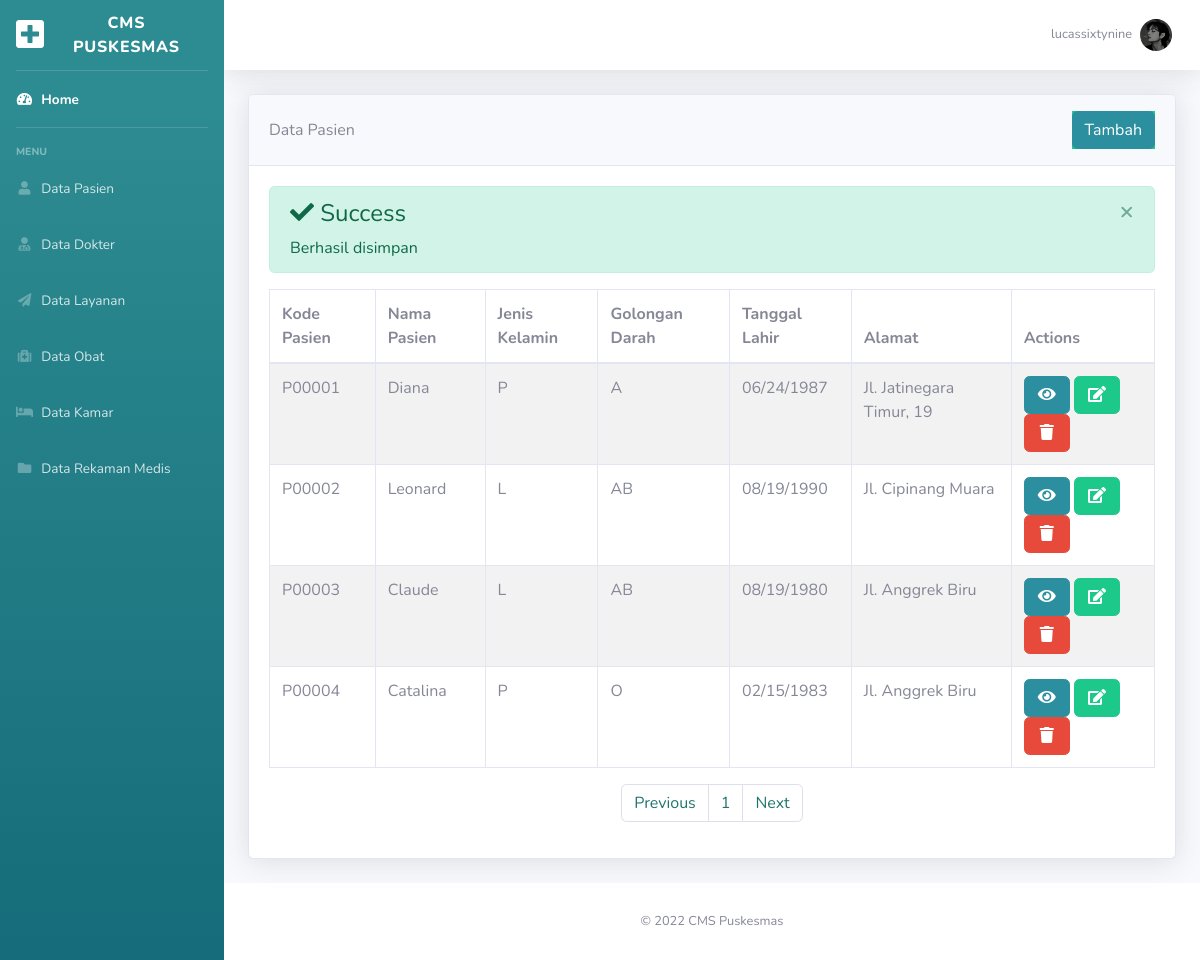
The app's page /data_pasien.php?alert=berhasil (signed in) with its own data.
### tables this page shows
CREATE TABLE `pasien` (
  `kode_pasien` varchar(6) NOT NULL,
  `nama_pasien` varchar(30) DEFAULT NULL,
  `jenis_kelamin` varchar(1) DEFAULT NULL,
  `gol_darah` varchar(2) DEFAULT NULL,
  `tanggal_lahir` date DEFAULT NULL,
  `alamat` varchar(255) DEFAULT NULL
);

### data_pasien.php (the view, shortened to what this page needs)
<?php
include('koneksi_database.php');
?>
<!DOCTYPE html>
<html lang="en">
    <head>
        <link href="assets/vendor/fontawesome-free/css/all.min.css" rel="stylesheet" type="text/css">
        <link href="assets/css/sb-admin-2.min.css" rel="stylesheet">
        <link rel="stylesheet" href="https://cdnjs.cloudflare.com/ajax/libs/bootstrap-datepicker/1.8.0/css/bootstrap-datepicker3.min.css">
    </head>
    <body id="page-top">
        <div id="wrapper">
            <ul class="navbar-nav bg-gradient-primary sidebar sidebar-dark accordion" id="accordionSidebar">
                <a class="sidebar-brand d-flex align-items-center justify-content-center" href="cms-puskesmas-admin-portal.php">
                    <div class="sidebar-brand-icon">
                        <i class="fas fa-plus-square"></i>
                    </div>
                    <div class="sidebar-brand-text mx-3">CMS Puskesmas</div>
                </a>
                <hr class="sidebar-divider my-0">
                <li class="nav-item active">
                    <a class="nav-link" href="cms-puskesmas-admin-portal.php">
                        <i class="fas fa-fw fa-tachometer-alt"></i>
                        <span>Home</span></a>
                </li>
                <hr class="sidebar-divider">
                <div class="sidebar-heading">
                    Menu
                </div>
                <li class="nav-item">
                    <a class="nav-link" href="data_pasien.php">
                        <i class="fas fa-fw fa-user"></i>
                        <span>Data Pasien</span>
                    </a>
                    <a class="nav-link" href="data_dokter.php">
                        <i class="fas fa-fw fa-user-md"></i>
                        <span>Data Dokter</span>
                    </a>
                    <a class="nav-link" href="data_layanan.php">
                        <i class="fas fa-fw fa-paper-plane"></i>
                        <span>Data Layanan</span>
                    </a>
                    <a class="nav-link" href="data_obat.php">
                        <i class="fas fa-fw fa-medkit"></i>
                        <span>Data Obat</span>
                    </a>
                    <a class="nav-link" href="data_kamar.php">
                        <i class="fas fa-fw fa-bed"></i>
                        <span>Data Kamar</span>
                    </a>
                    <a class="nav-link" href="data_rekaman_medis.php">
                        <i class="fas fa-fw fa-folder"></i>
                        <span>Data Rekaman Medis</span>
                    </a>
                </li>
            </ul>
            <div id="content-wrapper" class="d-flex flex-column">
                <div id="content">
                    <nav class="navbar navbar-expand navbar-light bg-white topbar mb-4 static-top shadow">
                        <ul class="navbar-nav ml-auto">
                            <li class="nav-item dropdown no-arrow">
                                <a class="nav-link dropdown-toggle" href="#" id="userDropdown" role="button"
                                    data-toggle="dropdown" aria-haspopup="true" aria-expanded="false">
                                    <?php echo "<span class='mr-2 d-none d-lg-inline text-gray-600 small'>" . $_SESSION['username'] . "</span>";?>
                                    <?php
                                        $username = $_SESSION['username'];
                                        $query = mysqli_query($conn,"SELECT * FROM admin WHERE username='$username'");
                                    ?>
                                    <?php $d = mysqli_fetch_array($query);?>
                                    <img class="img-profile rounded-circle" src="assets/uploaded_pics/<?php echo $d['image'];?>">
                                </a>
                            </li>
                        </ul>
                    </nav>
                    <div class="container-fluid">
                        <div class="row">
                            <div class="col-xl-12 col-lg-7">
                                <div class="card shadow mb-4">
                                    <div class="card-header py-3 d-flex flex-row align-items-center justify-content-between">
                                        Data Pasien
                                        <div class="bg-success text-white">
                                            <a href="tambah_data_pasien.php" class="btn btn-md btn-primary float-right">Tambah</a>
                                        </div>
                                    </div>
                                    <div class="card-body">
                                        <?php
                                            if(isset($_GET['alert'])){
                                                if($_GET['alert']=='berhasil_ditambah'){
                                                    ?>
                                                    <div class="alert alert-success alert-dismissible">
                                                        <button type="button" class="close" data-dismiss="alert" aria-hidden="true">×</button>
                                                        <h4><i class="icon fa fa-check"></i> Success</h4>
                                                        Berhasil ditambah
                                                    </div>
                                                    <?php
                                                }elseif($_GET['alert']=="berhasil"){
                                                    ?>
                                                    <div class="alert alert-success alert-dismissible">
                                                        <button type="button" class="close" data-dismiss="alert" aria-hidden="true">×</button>
                                                        <h4><i class="icon fa fa-check"></i> Success</h4>
                                                        Berhasil disimpan
                                                    </div>
                                                    <?php
                                                }else if($_GET['alert']=="gagal_dihapus"){
                                                    ?>
                                                    <div class="alert alert-danger alert-dismissible">
                                                        <button type="button" class="close" data-dismiss="alert" aria-hidden="true">×</button>
                                                        <h4><i class="icon fa fa-exclamation-triangle"></i> Peringat!</h4>
                                                        Gagal dihapus
                                                    </div>
                                                    <?php
                                                }
                                            }
                                        ?>
                                        <table id="tabel-pasien" class="table table-striped table-bordered" style="width:100%">
                                            <thead>
                                                <tr>
                                                    <th>Kode Pasien</th>
                                                    <th>Nama Pasien</th>
                                                    <th>Jenis Kelamin</th>
                                                    <th>Golongan Darah</th>
                                                    <th>Tanggal Lahir</th>
                                                    <th>Alamat</th>
                                                    <th>Actions</th>
                                                </tr>
                                            </thead>
                                            <tbody>
                                                <?php
                                                    $batas = 10;
                                                    $halaman = ISSET($_GET['halaman'])?(int)$_GET['halaman'] : 1;
                                                    $halaman_awal = ($halaman>1) ? ($halaman*$batas) - $batas : 0;
                                                    $next = $halaman + 1;
                                                    $data = mysqli_query($conn,"SELECT * FROM pasien");
                                                    $jumlah_data = mysqli_num_rows($data);
                                                    $total_halaman = ceil($jumlah_data / $batas);
                                                    $data_pasien = mysqli_query($conn, "SELECT * FROM pasien LIMIT $halaman_awal, $batas");
                                                    while($d = mysqli_fetch_array($data_pasien)){
                                                        ?>
                                                        <tr>
                                                            <td><?php echo $d['kode_pasien']; ?></td>
                                                            <td><?php echo $d['nama_pasien']; ?></td>
                                                            <td><?php echo $d['jenis_kelamin']; ?></td>
                                                            <td><?php echo $d['gol_darah'];?></td>
                                                            <td><?php echo date('m/d/Y', strtotime($d['tanggal_lahir']));?></td>
                                                            <td><?php echo $d['alamat'];?></td>
                                                            <td>
                                                                <a href="#" class="btn btn-md btn-primary text-white" data-toggle="modal" data-target="#modalView<?php echo $d['kode_pasien'];?>"><span class="fas fa-fw fa-eye"></span></a>
                                                                <a href="#" class="btn btn-md btn-success text-white" data-toggle="modal" data-target="#modalPasien<?php echo $d['kode_pasien'];?>"><span class="fas fa-fw fa-edit"></span></a>
                                                                <a href="#" class="btn btn-md btn-danger text-white" data-toggle="modal" data-target="#modalDelete<?php echo $d['kode_pasien']; ?>"><span class="fas fa-fw fa-trash"></span></a>
                                                            </td>
                                                        </tr>
                                                        <?php
                                                    }
                                                    ?>
                                            </tbody>
                                        </table>
                                        <nav>
                                            <ul class="pagination justify-content-center">
                                                <li class="page-item">
                                                <a class="page-link" <?php if($halaman > 1){ echo "href='?halaman=$Previous'";}?>>Previous</a>
                                                </li>
                                                <?php
                                                    for($x=1;$x<=$total_halaman;$x++){
                                                        ?>
                                                        <li class="page-item"><a class="page-link" href="?halaman=<?php echo $x ?>"><?php echo $x; ?></a></li>
                                                        <?php
                                                    }
                                                ?>
                                                <li class="page-item">
                                                <a class="page-link" <?php if($halaman < $total_halaman) { echo "href='?halaman=$next'";} ?>>Next</a>
                                                </li>
                                            </ul>
                                        </nav>
                                    </div>
                                </div>
                            </div>
                        </div>
                    </div>
                </div>
                <footer class="sticky-footer bg-white">
                    <div class="container my-auto">
                        <div class="copyright text-center my-auto">
                            <span>&copy;
                                <?php
                                    $copyYear = 2022;
                                    $currYear = date('Y');
                                    echo $copyYear . (($copyYear != $currYear) ? '-' . $currYear : '');
                                ?>
                                CMS Puskesmas
                            </span>
                        </div>
                    </div>
                </footer>
            </div>
        </div>
    </body>
</html>

### records on screen
pasien: kode_pasien "P00001", nama_pasien "Diana", jenis_kelamin "P", gol_darah "A", tanggal_lahir "06/24/1987", alamat "Jl. Jatinegara Timur, 19"
pasien: kode_pasien "P00002", nama_pasien "Leonard", jenis_kelamin "L", gol_darah "AB", tanggal_lahir "08/19/1990", alamat "Jl. Cipinang Muara"
pasien: kode_pasien "P00003", nama_pasien "Claude", jenis_kelamin "L", gol_darah "AB", tanggal_lahir "08/19/1980", alamat "Jl. Anggrek Biru"
pasien: kode_pasien "P00004", nama_pasien "Catalina", jenis_kelamin "P", gol_darah "O", tanggal_lahir "02/15/1983", alamat "Jl. Anggrek Biru"

### other values on screen
$_SESSION['username'] "lucassixtynine"
$copyYear "2022"
